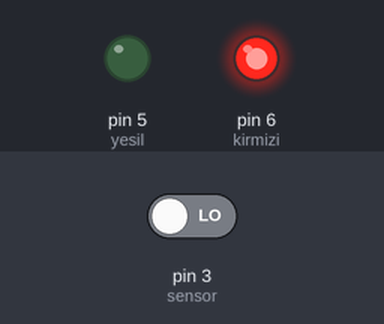
Bench run of a sketch on a simulated Arduino Uno, built with avr-gcc and run on an emulated ATmega328P. On the bench: output pins drawn as LEDs (lit = HIGH). The test bench sets the inputs (shaded band); at power-on: pin 3 (sensor) LOW. What the sketch prints to the serial monitor is not drawn.

Above: at 1.2 s.
1.3 s: pin 3 (sensor) driven HIGH
At 1.8 s:
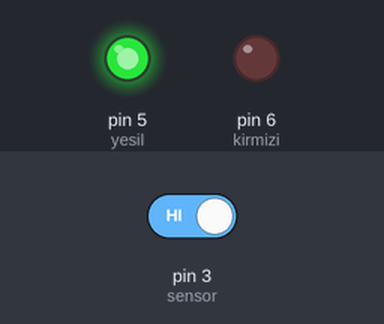
2.8 s: pin 3 (sensor) driven LOW
At 4.1 s:
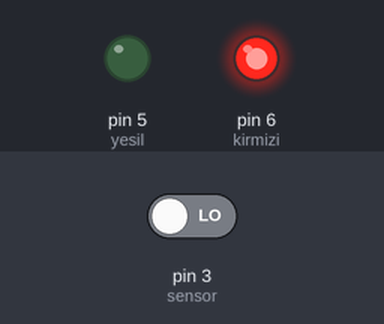
Timing chart, 0 to 5.8 s (numbered marks = the images above; inputs shaded):
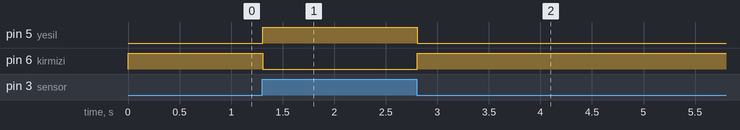

Measured:
- after the input at 1.3 s, pin 5 (yesil): LOW → HIGH at once; pin 6 (kirmizi): HIGH → LOW at once
- after the input at 2.8 s, pin 5 (yesil): HIGH → LOW at once; pin 6 (kirmizi): LOW → HIGH at once

The sketch:

kodlar.ino
```cpp
int yesil = 5;
int kirmizi = 6;
int sensor =3;
int deger;

void setup (){
  Serial.begin(9600);
  pinMode(yesil, OUTPUT);
  pinMode(kirmizi, OUTPUT);
  pinMode(sensor, INPUT);
}

void loop (){
  deger = digitalRead(sensor);
  Serial.println(deger);
  if(deger==1){
    digitalWrite(kirmizi,LOW);
    digitalWrite(yesil,HIGH);

  }else{
    digitalWrite(kirmizi,HIGH);
    digitalWrite(yesil,LOW);
  }
}
```
